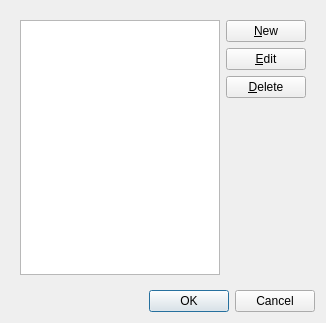
<?xml version="1.0" encoding="UTF-8"?>
<ui version="4.0">
 <class>EditLabel_Dialog</class>
 <widget class="QDialog" name="EditLabel_Dialog">
  <property name="geometry">
   <rect>
    <x>0</x>
    <y>0</y>
    <width>326</width>
    <height>323</height>
   </rect>
  </property>
  <property name="windowTitle">
   <string>Edit Label List</string>
  </property>
  <layout class="QGridLayout" name="gridLayout_2">
   <item row="0" column="0">
    <widget class="QWidget" name="widget" native="true">
     <layout class="QGridLayout" name="gridLayout">
      <item row="0" column="0" rowspan="4">
       <widget class="QListWidget" name="edit_listWidget"/>
      </item>
      <item row="0" column="1">
       <widget class="QPushButton" name="new_pushButton">
        <property name="text">
         <string>&amp;New</string>
        </property>
       </widget>
      </item>
      <item row="1" column="1">
       <widget class="QPushButton" name="edit_pushButton">
        <property name="text">
         <string>&amp;Edit</string>
        </property>
       </widget>
      </item>
      <item row="2" column="1">
       <widget class="QPushButton" name="delete_pushButton">
        <property name="text">
         <string>&amp;Delete</string>
        </property>
       </widget>
      </item>
      <item row="3" column="1">
       <spacer name="verticalSpacer">
        <property name="orientation">
         <enum>Qt::Vertical</enum>
        </property>
        <property name="sizeHint" stdset="0">
         <size>
          <width>20</width>
          <height>58</height>
         </size>
        </property>
       </spacer>
      </item>
     </layout>
    </widget>
   </item>
   <item row="1" column="0">
    <widget class="QDialogButtonBox" name="buttonBox">
     <property name="orientation">
      <enum>Qt::Horizontal</enum>
     </property>
     <property name="standardButtons">
      <set>QDialogButtonBox::Cancel|QDialogButtonBox::Ok</set>
     </property>
    </widget>
   </item>
  </layout>
 </widget>
 <resources/>
 <connections>
  <connection>
   <sender>buttonBox</sender>
   <signal>accepted()</signal>
   <receiver>EditLabel_Dialog</receiver>
   <slot>accept()</slot>
   <hints>
    <hint type="sourcelabel">
     <x>248</x>
     <y>254</y>
    </hint>
    <hint type="destinationlabel">
     <x>157</x>
     <y>274</y>
    </hint>
   </hints>
  </connection>
  <connection>
   <sender>buttonBox</sender>
   <signal>rejected()</signal>
   <receiver>EditLabel_Dialog</receiver>
   <slot>reject()</slot>
   <hints>
    <hint type="sourcelabel">
     <x>316</x>
     <y>260</y>
    </hint>
    <hint type="destinationlabel">
     <x>286</x>
     <y>274</y>
    </hint>
   </hints>
  </connection>
 </connections>
</ui>
